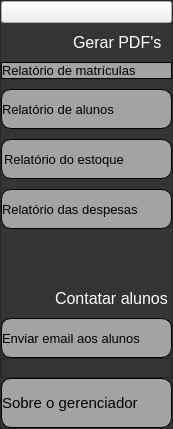
     <widget class="QFrame" name="frame_4">
      <property name="minimumSize">
       <size>
        <width>0</width>
        <height>0</height>
       </size>
      </property>
      <property name="maximumSize">
       <size>
        <width>50</width>
        <height>16777215</height>
       </size>
      </property>
      <property name="styleSheet">
       <string notr="true">QFrame{
background-color: rgb(52, 52, 52);
}</string>
      </property>
      <property name="frameShape">
       <enum>QFrame::StyledPanel</enum>
      </property>
      <property name="frameShadow">
       <enum>QFrame::Raised</enum>
      </property>
      <layout class="QVBoxLayout" name="verticalLayout">
       <property name="spacing">
        <number>0</number>
       </property>
       <property name="leftMargin">
        <number>0</number>
       </property>
       <property name="topMargin">
        <number>0</number>
       </property>
       <property name="rightMargin">
        <number>0</number>
       </property>
       <property name="bottomMargin">
        <number>0</number>
       </property>
       <item>
        <widget class="QPushButton" name="botao_menu">
         <property name="styleSheet">
          <string notr="true">QPushButton:hover{
background-color: rgb(149, 149, 149);
}</string>
         </property>
         <property name="text">
          <string/>
         </property>
         <property name="icon">
          <iconset>
           <normaloff>../../Icons/icon_menu.png</normaloff>../../Icons/icon_menu.png</iconset>
         </property>
         <property name="iconSize">
          <size>
           <width>70</width>
           <height>40</height>
          </size>
         </property>
        </widget>
       </item>
       <item>
        <widget class="QLabel" name="label_38">
         <property name="font">
          <font>
           <family>Segoe UI</family>
           <pointsize>12</pointsize>
          </font>
         </property>
         <property name="styleSheet">
          <string notr="true">margin-top:10px;
color: #fff;
padding-left: 68px;</string>
         </property>
         <property name="text">
          <string>Gerar PDF's</string>
         </property>
        </widget>
       </item>
       <item>
        <widget class="QPushButton" name="relatorio1">
         <property name="minimumSize">
          <size>
           <width>0</width>
           <height>0</height>
          </size>
         </property>
         <property name="font">
          <font>
           <pointsize>-1</pointsize>
          </font>
         </property>
         <property name="styleSheet">
          <string notr="true">QPushButton{
background-color: rgb(163, 163, 163);
border: 1px solid black;
border-radius:10px;
color: #00000;
text-align:left;
font-size:13px;
margin-top:10 px;
}
QPushButton:hover{
	background-color: rgb(149, 149, 149);
	border: 1px solid gray;
	
}

QPushButton:pressed{
border: 1px solid black;

}</string>
         </property>
         <property name="text">
          <string>Relatório de matrículas</string>
         </property>
         <property name="icon">
          <iconset>
           <normaloff>../../Icons/icon_matriculas.png</normaloff>../../Icons/icon_matriculas.png</iconset>
         </property>
         <property name="iconSize">
          <size>
           <width>80</width>
           <height>50</height>
          </size>
         </property>
        </widget>
       </item>
       <item>
        <widget class="QPushButton" name="relatorio2">
         <property name="minimumSize">
          <size>
           <width>0</width>
           <height>50</height>
          </size>
         </property>
         <property name="font">
          <font>
           <pointsize>-1</pointsize>
          </font>
         </property>
         <property name="styleSheet">
          <string notr="true">QPushButton{
background-color: rgb(163, 163, 163);
border: none;
border-radius:10px;
color: #00000;
text-align:left;
font-size:13px;
margin-top:10 px;
border: 1px solid black;
}
QPushButton:hover{
	background-color: rgb(149, 149, 149);
	border: 1px solid gray;
}
QPushButton:pressed{
border: 1px solid black;

}</string>
         </property>
         <property name="text">
          <string>Relatório de alunos</string>
         </property>
         <property name="icon">
          <iconset>
           <normaloff>../../Icons/aluno_icon-removebg-preview.png</normaloff>../../Icons/aluno_icon-removebg-preview.png</iconset>
         </property>
         <property name="iconSize">
          <size>
           <width>80</width>
           <height>50</height>
          </size>
         </property>
        </widget>
       </item>
       <item>
        <widget class="QPushButton" name="relatorio3">
         <property name="minimumSize">
          <size>
           <width>0</width>
           <height>50</height>
          </size>
         </property>
         <property name="font">
          <font>
           <pointsize>-1</pointsize>
          </font>
         </property>
         <property name="styleSheet">
          <string notr="true">QPushButton{
background-color: rgb(163, 163, 163);
border: none;
border-radius:10px;
color: #00000;
text-align:left;
font-size:13px;
padding-left: 2px;
margin-top:10 px;
border: 1px solid black;
}
QPushButton:hover{
	background-color: rgb(149, 149, 149);
	border: 1px solid gray;
}
QPushButton:pressed{
border: 1px solid black;

}</string>
         </property>
         <property name="text">
          <string>Relatório do estoque</string>
         </property>
         <property name="icon">
          <iconset>
           <normaloff>../../Icons/estoque_icon.webp</normaloff>../../Icons/estoque_icon.webp</iconset>
         </property>
         <property name="iconSize">
          <size>
           <width>75</width>
           <height>45</height>
          </size>
         </property>
        </widget>
       </item>
       <item>
        <widget class="QPushButton" name="relatorio4">
         <property name="minimumSize">
          <size>
           <width>0</width>
           <height>50</height>
          </size>
         </property>
         <property name="font">
          <font>
           <pointsize>-1</pointsize>
          </font>
         </property>
         <property name="styleSheet">
          <string notr="true">QPushButton{
background-color: rgb(163, 163, 163);
border: none;
border-radius:10px;
color: #00000;
text-align:left;
font-size:13px;
margin-top:10 px;
border: 1px solid black;
}
QPushButton:hover{
	background-color: rgb(149, 149, 149);
	border: 1px solid gray;
}
QPushButton:pressed{
border: 1px solid black;

}</string>
         </property>
         <property name="text">
          <string>Relatório das despesas</string>
         </property>
         <property name="icon">
          <iconset>
           <normaloff>../../Icons/orçamento_icon.png</normaloff>../../Icons/orçamento_icon.png</iconset>
         </property>
         <property name="iconSize">
          <size>
           <width>80</width>
           <height>50</height>
          </size>
         </property>
        </widget>
       </item>
       <item>
        <widget class="QLabel" name="label_37">
         <property name="font">
          <font>
           <family>Segoe UI</family>
           <pointsize>12</pointsize>
          </font>
         </property>
         <property name="styleSheet">
          <string notr="true">margin-top:60px;
color: #fff;
padding-left: 50px;</string>
         </property>
         <property name="text">
          <string>Contatar alunos</string>
         </property>
        </widget>
       </item>
       <item>
        <widget class="QPushButton" name="pushButton_8">
         <property name="minimumSize">
          <size>
           <width>0</width>
           <height>50</height>
          </size>
         </property>
         <property name="maximumSize">
          <size>
           <width>6656</width>
           <height>16777215</height>
          </size>
         </property>
         <property name="font">
          <font>
           <pointsize>-1</pointsize>
          </font>
         </property>
         <property name="styleSheet">
          <string notr="true">QPushButton{
background-color: rgb(163, 163, 163);
border: none;
border-radius:10px;
color: #00000;
text-align:left;
font-size:13px;
margin-top:10 px;
border: 1px solid black;

}
QPushButton:hover{
	background-color: rgb(149, 149, 149);
	border: 1px solid gray;
}
QPushButton:pressed{
border: 1px solid black;

}</string>
         </property>
         <property name="text">
          <string>Enviar email aos alunos</string>
         </property>
         <property name="icon">
          <iconset>
           <normaloff>../../Icons/email.png</normaloff>../../Icons/email.png</iconset>
         </property>
         <property name="iconSize">
          <size>
           <width>80</width>
           <height>50</height>
          </size>
         </property>
        </widget>
       </item>
       <item>
        <widget class="QFrame" name="frame_5">
         <property name="maximumSize">
          <size>
           <width>16777215</width>
           <height>400</height>
          </size>
         </property>
         <property name="styleSheet">
          <string notr="true">background-color: rgb(52, 52, 52);</string>
         </property>
         <property name="frameShape">
          <enum>QFrame::StyledPanel</enum>
         </property>
         <property name="frameShadow">
          <enum>QFrame::Raised</enum>
         </property>
         <layout class="QVBoxLayout" name="verticalLayout_3">
          <item>
           <spacer name="verticalSpacer">
            <property name="orientation">
             <enum>Qt::Vertical</enum>
            </property>
            <property name="sizeHint" stdset="0">
             <size>
              <width>0</width>
              <height>0</height>
             </size>
            </property>
           </spacer>
          </item>
         </layout>
        </widget>
       </item>
       <item>
        <widget class="QPushButton" name="pushButton_9">
         <property name="minimumSize">
          <size>
           <width>0</width>
           <height>50</height>
          </size>
         </property>
         <property name="maximumSize">
          <size>
           <width>54545</width>
           <height>16777215</height>
          </size>
         </property>
         <property name="font">
          <font>
           <pointsize>-1</pointsize>
          </font>
         </property>
         <property name="styleSheet">
          <string notr="true">QPushButton{
background-color: rgb(163, 163, 163);
border: none;
border-radius:10px;
color: #00000;
text-align:left;
font-size:15px;
border: 1px solid black;


}
QPushButton:hover{
	background-color: rgb(149, 149, 149);
	border: 1px solid gray;
}
QPushButton:pressed{
border: 1px solid black;

}</string>
         </property>
         <property name="text">
          <string>Sobre o gerenciador</string>
         </property>
         <property name="icon">
          <iconset>
           <normaloff>../../Icons/interreogation_icon-removebg-preview.png</normaloff>../../Icons/interreogation_icon-removebg-preview.png</iconset>
         </property>
         <property name="iconSize">
          <size>
           <width>80</width>
           <height>50</height>
          </size>
         </property>
        </widget>
       </item>
      </layout>
     </widget>
